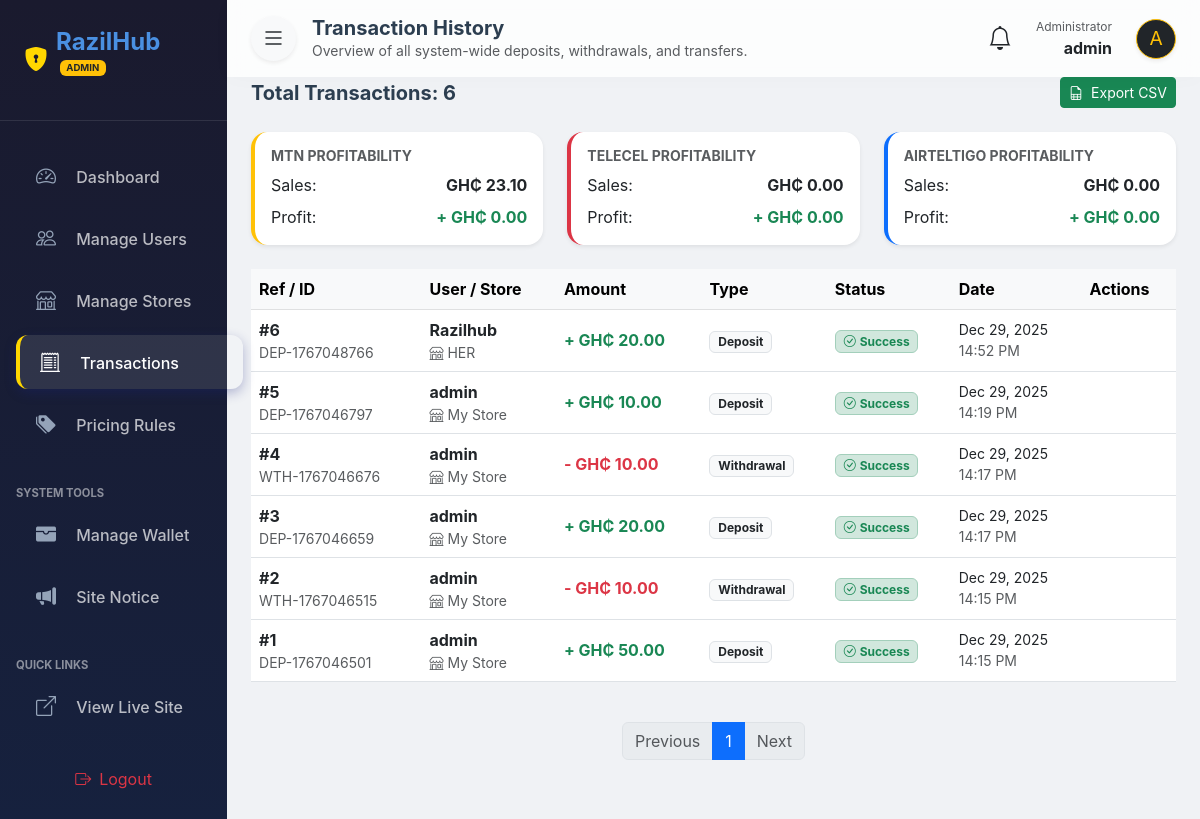
Before: /admin/transactions (signed in) with the older database file.
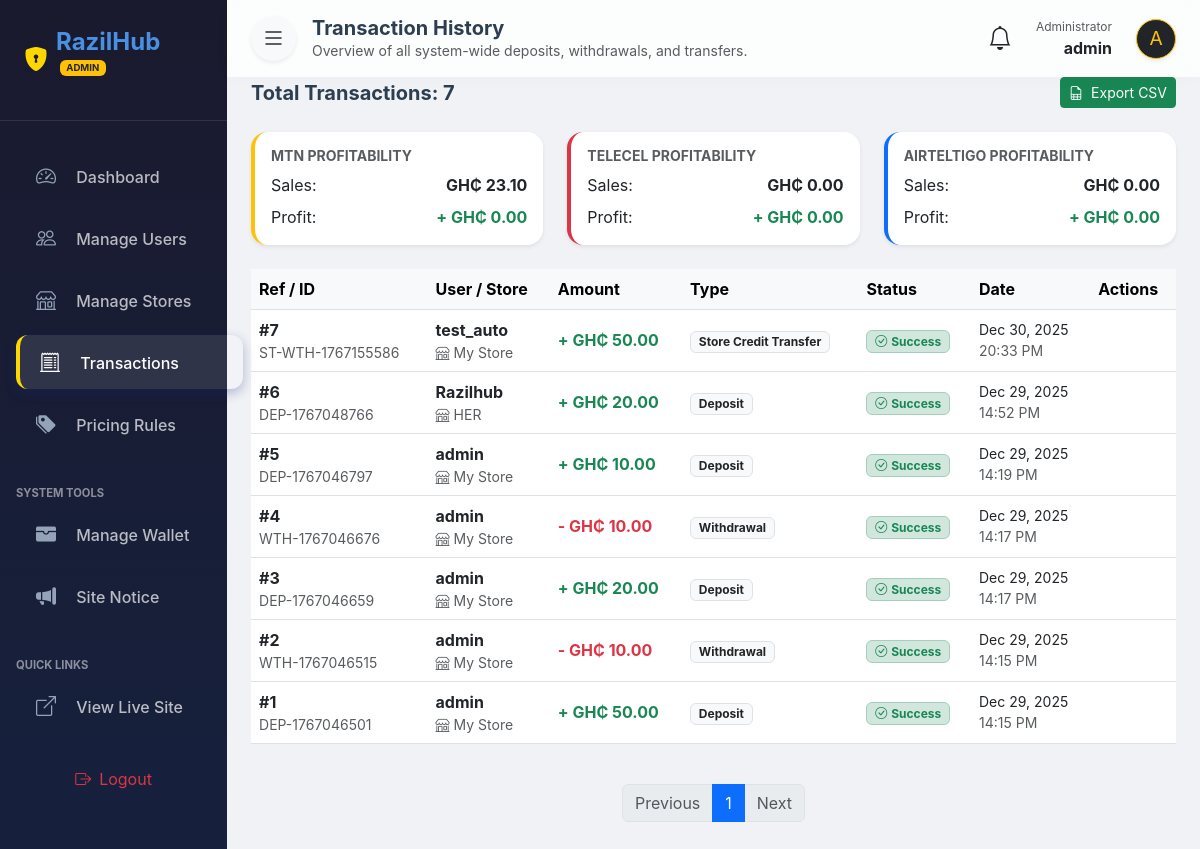
After: the same page with the newer database file.
### app.py (models this page shows)
class Transaction(db.Model):
    id = db.Column(db.Integer, primary_key=True)
    user_id = db.Column(db.Integer, db.ForeignKey('user.id'), nullable=False)
    reference = db.Column(db.String(100), unique=True, nullable=False) # Paystack ref
    type = db.Column(db.String(20), nullable=False) # Deposit, Withdrawal
    amount = db.Column(db.Float, nullable=False)
    status = db.Column(db.String(20), default='Pending') # Pending, Success, Failed
    date = db.Column(db.DateTime, default=datetime.utcnow)
    user = db.relationship('User', backref=db.backref('transactions', lazy=True))

class User(UserMixin, db.Model):
    id = db.Column(db.Integer, primary_key=True)
    first_name = db.Column(db.String(100))
    last_name = db.Column(db.String(100))
    username = db.Column(db.String(50), unique=True)
    email = db.Column(db.String(120), unique=True)
    mobile = db.Column(db.String(20))
    password = db.Column(db.String(200))
    balance = db.Column(db.Float, default=0.0)
    is_admin = db.Column(db.Boolean, default=False)
    is_suspended = db.Column(db.Boolean, default=False) # New field for suspension

class Store(db.Model):
    id = db.Column(db.Integer, primary_key=True)
    user_id = db.Column(db.Integer, db.ForeignKey('user.id'), unique=True, nullable=False)
    name = db.Column(db.String(100), default="My Store")
    slug = db.Column(db.String(50), unique=True) # For the public link
    support_phone = db.Column(db.String(20))
    whatsapp = db.Column(db.String(20))
    whatsapp_group_link = db.Column(db.String(200)) # New field
    description = db.Column(db.String(300))
    notice = db.Column(db.String(500)) # New field for store announcements
    total_sales = db.Column(db.Float, default=0.0)
    total_withdrawn = db.Column(db.Float, default=0.0)
    credit_balance = db.Column(db.Float, default=0.0)
    user = db.relationship('User', backref=db.backref('store', uselist=False))

### app.py (the view)
@app.route('/admin/transactions')
@admin_required
def admin_transactions():
    page = request.args.get('page', 1, type=int)
    per_page = 20
    transactions = Transaction.query.order_by(Transaction.date.desc()).paginate(page=page, per_page=per_page)
    all_plans = DataPlan.query.all()
    cost_map = {(p.network, p.plan_size): p.cost_price for p in all_plans}
    profit_stats = {
        "MTN": {"sales": 0.0, "profit": 0.0},
        "TELECEL": {"sales": 0.0, "profit": 0.0},
        "AIRTELTIGO": {"sales": 0.0, "profit": 0.0}
    }
    direct_orders = Order.query.filter(Order.status.in_(['Delivered', 'Success', 'Processing'])).all()
    for o in direct_orders:
        if o.network in profit_stats:
            cost = cost_map.get((o.network, o.package), 0.0)
            profit_stats[o.network]["sales"] += o.amount
            profit_stats[o.network]["profit"] += (o.amount - cost)
    store_orders = StoreOrder.query.filter(StoreOrder.status.in_(['Delivered', 'Success'])).all()
    for so in store_orders:
         if so.network in profit_stats:
            cost = cost_map.get((so.network, so.package), 0.0)
            profit_stats[so.network]["sales"] += so.price # This is what the platform sold it for
            profit_stats[so.network]["profit"] += (so.price - cost)
    return render_template('admin/transactions.html', transactions=transactions, profit_stats=profit_stats)

### app.py (called while the page is built)
@app.context_processor
def inject_site_notice():
    notice_setting = SiteSetting.query.filter_by(key='site_notice').first()
    return dict(site_notice=notice_setting.value if notice_setting else None)

@app.context_processor
def inject_admin_stats():
    if current_user.is_authenticated and current_user.is_admin:
        pending_txns = Transaction.query.filter(
            Transaction.status == 'Pending',
            Transaction.type.in_(['Withdrawal', 'Store Withdrawal (MoMo)'])
        ).order_by(Transaction.date.desc()).all()
        return dict(
            pending_withdrawals_count=len(pending_txns),
            pending_notifications=pending_txns
        )
    return dict(pending_withdrawals_count=0, pending_notifications=[])

@login_manager.user_loader
def load_user(user_id):
    return User.query.get(int(user_id))

def admin_required(f):
    @wraps(f)
    def decorated_function(*args, **kwargs):
        if not current_user.is_authenticated or not current_user.is_admin:
            flash("Access denied. Admin privileges required.", "error")
            return redirect(url_for('login'))
        return f(*args, **kwargs)
    return decorated_function

### templates/admin/transactions.html (shortened to what the changed rows need)
{% extends 'admin/base.html' %}
{% block content %}
<div class="table-card">
    <div class="d-flex flex-column flex-md-row justify-content-between align-items-md-center gap-3 mb-4">
        <h5 class="fw-bold mb-0">Total Transactions: {{ transactions.total }}</h5>
        <a href="{{ url_for('admin_export_transactions') }}" class="btn btn-sm btn-success">
            <i class="bi bi-file-earmark-spreadsheet me-2"></i>Export CSV
        </a>
    </div>
    <div class="table-responsive">
        <table class="table table-hover align-middle">
            <thead class="table-light">
                <tr>
                    <th>Ref / ID</th>
                    <th>User / Store</th>
                    <th>Amount</th>
                    <th class="d-none d-md-table-cell">Type</th>
                    <th>Status</th>
                    <th class="d-none d-lg-table-cell">Date</th>
                    <th>Actions</th>
                </tr>
            </thead>
            <tbody>
                {% for txn in transactions.items %}
                <tr>
                    <td>
                        <div class="fw-bold text-dark">#{{ txn.id }}</div>
                        <div class="small text-muted">{{ txn.reference }}</div>
                    </td>
                    <td>
                        <div class="fw-bold">{{ txn.user.username }}</div>
                        <div class="small text-muted">
                            {% if txn.user.store %}
                            <i class="bi bi-shop me-1"></i>{{ txn.user.store.name }}
                            {% else %}
                            <i class="bi bi-person me-1"></i>Direct
                            {% endif %}
                        </div>
                    </td>
                    <td>
                        <span
                            class="fw-bold {% if txn.type == 'Deposit' or txn.type == 'Store Credit Transfer' %}text-success{% else %}text-danger{% endif %}">
                            {% if txn.type == 'Deposit' or txn.type == 'Store Credit Transfer' %}+{% else %}-{% endif %}
                            GH₵ {{ "{:,.2f}".format(txn.amount | default(0)) }}
                        </span>
                    </td>
                    <td class="d-none d-md-table-cell">
                        <span class="badge bg-light text-dark border">{{ txn.type }}</span>
                    </td>
                    <td>
                        {% if txn.status == 'Success' %}
                        <span class="badge bg-success-subtle text-success border border-success-subtle">
                            <i class="bi bi-check-circle me-1"></i>Success
                        </span>
                        {% elif txn.status == 'Pending' %}
                        <span class="badge bg-warning-subtle text-warning border border-warning-subtle">
                            <i class="bi bi-clock me-1"></i>Pending
                        </span>
                        {% else %}
                        <span class="badge bg-danger-subtle text-danger border border-danger-subtle">
                            <i class="bi bi-x-circle me-1"></i>{{ txn.status }}
                        </span>
                        {% endif %}
                    </td>
                    <td class="d-none d-lg-table-cell">
                        <div class="small">{{ txn.date.strftime('%b %d, %Y') }}</div>
                        <div class="small text-muted">{{ txn.date.strftime('%H:%M %p') }}</div>
                    </td>
                    <td>
                    </td>
                </tr>
                {% endfor %}
            </tbody>
        </table>
    </div>
</div>
{% endblock %}

Changed rows visible on the page:
added Transaction: id "7", reference "ST-WTH-1767155586", user.username "test_auto", user.store.name "My Store", amount "50.00", type "Store Credit Transfer", status "Success" (drawn), date "Dec 30, 2025", date "20:33 PM"
Other visible differences:
{{ transactions.total }}: "6" → "7"
